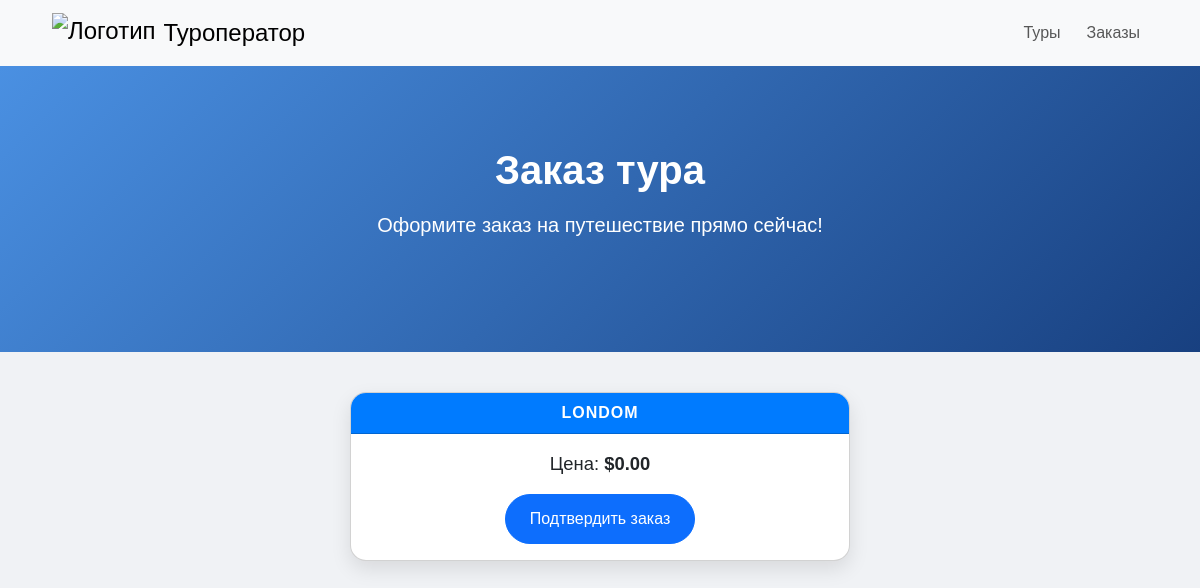
Before: /tours/order/1/ (signed in) with the older database file.
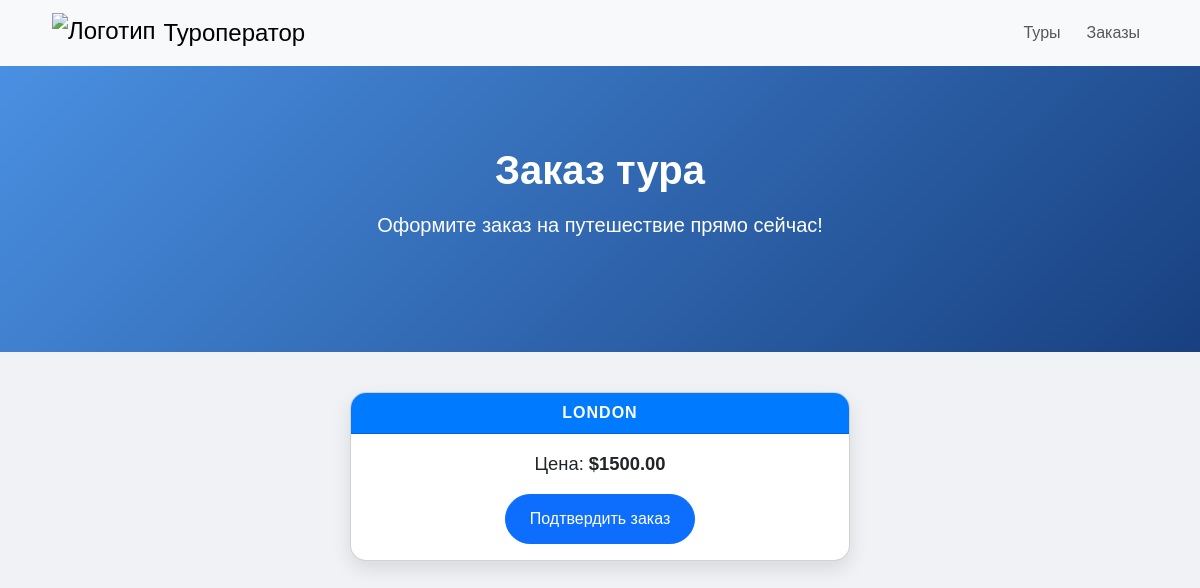
After: the same page with the newer database file.
### tours/models.py (models this page shows, shortened)
class Tour(models.Model):
    name = models.CharField(max_length=100)
    description = models.TextField()
    price = models.DecimalField(max_digits=10, decimal_places=2)
    start_date = models.DateField()
    end_date = models.DateField()
    gif = models.ImageField(upload_to='tours_gifs/', blank=True, null=True)

### tours/views.py (the view)
# urls.py: path("tours/order/<int:tour_id>/", views.order_tour, name="order_tour"),
@login_required
def order_tour(request, tour_id):
    tour = get_object_or_404(Tour, id=tour_id)
    if request.method == "POST":
        order = Order.objects.create(user=request.user, tour=tour)
        return render(request, "order_success.html", {"tour": tour})
    return render(request, "order_tour.html", {"tour": tour})

### tours/templates/order_tour.html (shortened to what this page needs)
{% load static %}
<!DOCTYPE html>
<html lang="ru">
<head>
    <link rel="stylesheet" href="https://cdn.jsdelivr.net/npm/bootstrap@5.3.0/dist/css/bootstrap.min.css">
</head>
<body>
<nav class="navbar navbar-expand-lg navbar-light bg-light shadow-sm">
    <div class="container">
        <a class="navbar-brand d-flex align-items-center" href="{% url 'home' %}">
            <img src="{% static 'images/logo.png' %}" alt="Логотип" style="height: 40px; width: auto;">
            <span class="ms-2">Туроператор</span>
        </a>
        <div class="collapse navbar-collapse" id="navbarNav">
            <ul class="navbar-nav ms-auto">
                <li class="nav-item">
                    <a class="nav-link" href="{% url 'tour_list' %}">Туры</a>
                </li>
                <li class="nav-item">
                    <a class="nav-link" href="{% url 'order_list' %}">Заказы</a>
                </li>
            </ul>
        </div>
    </div>
</nav>
<div class="hero">
    <h1>Заказ тура</h1>
    <p class="lead">Оформите заказ на путешествие прямо сейчас!</p>
</div>
<div class="container mb-5">
    <div class="order-card card">
        <div class="card-header text-center">
            {{ tour.name }}
        </div>
        <div class="card-body text-center">
            <p class="card-text mb-3" style="font-size: 1.15rem;">
                Цена: <strong>${{ tour.price }}</strong>
            </p>
            <form method="post" id="orderForm">
                <button class="btn btn-primary btn-confirm" id="confirmOrderBtn" type="button">
                    Подтвердить заказ
                </button>
            </form>
        </div>
    </div>
</div>
</body>
</html>

Changed rows visible on the page:
changed Tour: name "LONDOM" → "LONDON"; price "0.00" → "1500.00"
